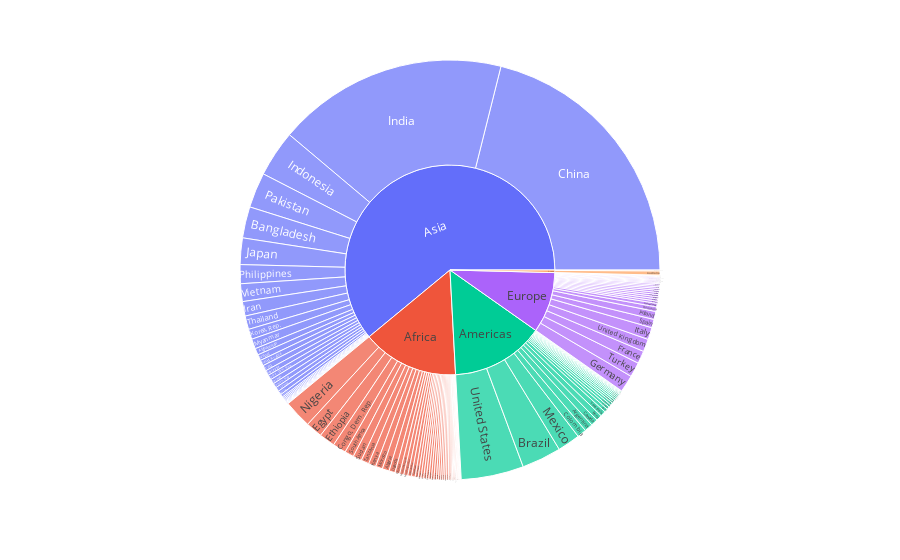

Notebook code for this chart:
### Code cell
fig = px.sunburst(
    df,
    path = ['continent', 'country'],
    values = 'pop',
)
fig.show()

### Figure 1 — Plotly figure (JSON) as saved in the notebook; plotly's stock layout.template omitted (floating-point values rounded to 4 significant figures; data arrays with more than 128 entries replaced by an {"elided": "..."} marker saying what was removed)
{"data": [{"branchvalues": "total", "domain": {"x": [0, 1], "y": [0, 1]}, "hovertemplate": "labels=%{label}<br>pop=%{value}<br>parent=%{parent}<br>id=%{id}<extra></extra>", "ids": {"elided": "147 str values"}, "labels": {"elided": "147 str values"}, "name": "", "parents": {"elided": "147 str values"}, "type": "sunburst", "values": {"elided": "147 int values"}}], "layout": {"legend": {"tracegroupgap": 0}, "margin": {"t": 60}}}
